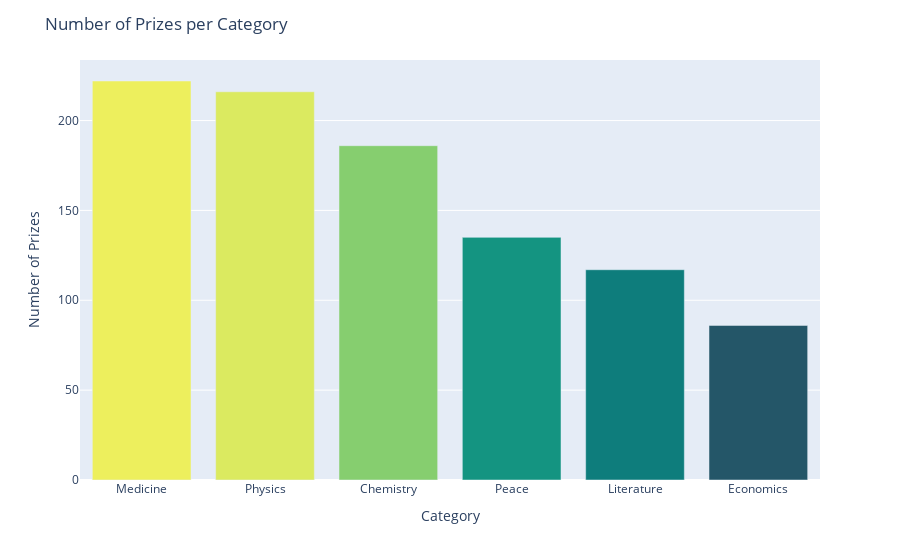

The notebook cell saved with this chart:
### Code cell
bar = px.bar(x = category.index,
             y = category.values,
              color = category.values,
              color_continuous_scale='Aggrnyl')
bar.update_layout(yaxis_title='Number of Prizes', xaxis_title='Category', coloraxis_showscale=False, title="Number of Prizes per Category")
bar.show()

### Figure 1 — Plotly figure (JSON) as saved in the notebook; plotly's stock layout.template omitted (floating-point values rounded to 4 significant figures)
{"data": [{"alignmentgroup": "True", "hovertemplate": "x=%{x}<br>y=%{y}<br>color=%{marker.color}<extra></extra>", "legendgroup": "", "marker": {"color": [222, 216, 186, 135, 117, 86], "coloraxis": "coloraxis", "pattern": {"shape": ""}}, "name": "", "offsetgroup": "", "orientation": "v", "showlegend": false, "textposition": "auto", "type": "bar", "x": ["Medicine", "Physics", "Chemistry", "Peace", "Literature", "Economics"], "xaxis": "x", "y": [222, 216, 186, 135, 117, 86], "yaxis": "y"}], "layout": {"barmode": "relative", "coloraxis": {"colorbar": {"title": {"text": "color"}}, "colorscale": [[0, "rgb(36, 86, 104)"], [0.1667, "rgb(15, 114, 121)"], [0.3333, "rgb(13, 143, 129)"], [0.5, "rgb(57, 171, 126)"], [0.6667, "rgb(110, 197, 116)"], [0.8333, "rgb(169, 220, 103)"], [1, "rgb(237, 239, 93)"]], "showscale": false}, "legend": {"tracegroupgap": 0}, "margin": {"t": 60}, "title": {"text": "Number of Prizes per Category"}, "xaxis": {"anchor": "y", "domain": [0, 1], "title": {"text": "Category"}}, "yaxis": {"anchor": "x", "domain": [0, 1], "title": {"text": "Number of Prizes"}}}}
